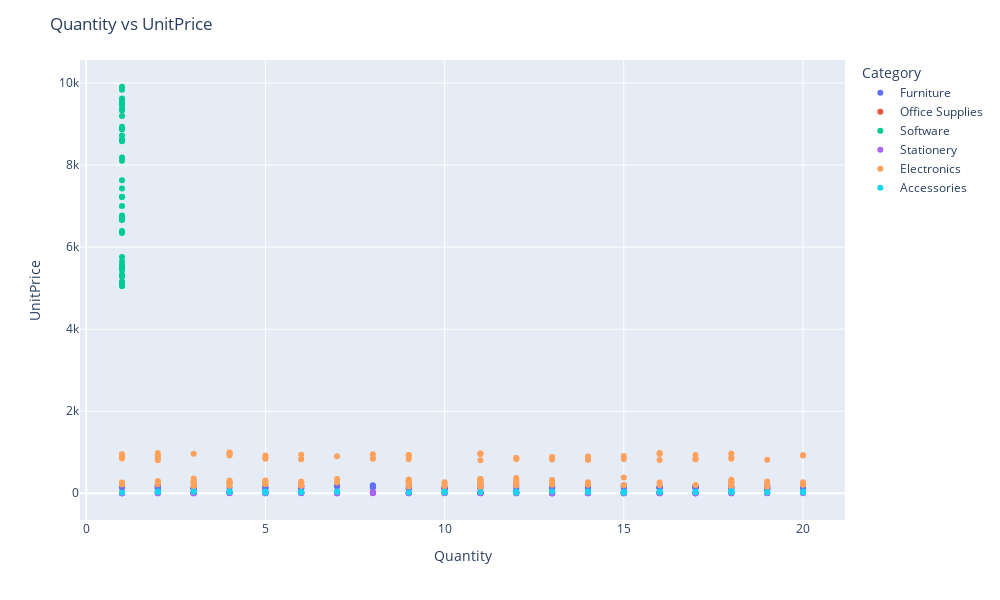

Notebook cell for this chart:
### Code cell
make_scatter(df,'Quantity','UnitPrice','Category')

### Figure 1 — Plotly figure (JSON) as saved in the notebook; plotly's stock layout.template omitted (floating-point values rounded to 4 significant figures; data arrays with more than 128 entries replaced by an {"elided": "..."} marker saying what was removed)
{"data": [{"hovertemplate": "Category=Furniture<br>Quantity=%{x}<br>UnitPrice=%{y}<extra></extra>", "legendgroup": "Furniture", "marker": {"color": "#636efa", "symbol": "circle"}, "mode": "markers", "name": "Furniture", "orientation": "v", "showlegend": true, "type": "scatter", "x": [10, 19, 20, 16, 16, 15, 6, 3, 2, 3, 16, 10, 20, 3, 20, 18, 15, 11, 19, 5, 15, 6, 15, 12, 1, 2, 6, 2, 14, 18, 19, 2, 6, 5, 9, 18, 16, 17, 18, 3, 6, 14, 4, 20, 6, 18, 17, 7, 19, 5, 2, 19, 8, 7, 19, 10, 8, 9, 19, 8, 17, 2, 17, 14, 12, 9, 8, 10, 12, 11, 17, 5, 14, 19, 10, 17, 16, 17, 13, 2, 14, 8, 11, 18, 1, 19, 17, 2, 2, 3, 13, 2, 19, 16, 13, 13, 13, 10, 7, 11, 19, 17], "xaxis": "x", "y": [113.2, 100.8, 111.9, 150.6, 139.7, 106.1, 187.3, 106.8, 124.1, 108.3, 163.8, 122.3, 183.4, 116.5, 149.4, 167.6, 163.4, 118.0, 124.0, 153.1, 165.6, 150.6, 195.5, 181.9, 153.2, 109.1, 116.0, 124.7, 175.6, 150.2, 174.7, 186.7, 118.7, 106.3, 117.7, 108.0, 132.2, 128.4, 121.3, 117.5, 168.8, 128.4, 132.5, 187.2, 163.0, 165.3, 153.8, 187.6, 198.9, 159.0, 189.3, 109.4, 181.4, 164.7, 120.7, 155.7, 164.1, 170.1, 165.3, 146.3, 152.7, 198.2, 155.6, 113.6, 177.7, 115.1, 195.0, 131.5, 100.9, 177.6, 134.1, 109.1, 199.3, 153.6, 108.6, 149.5, 127.2, 173.4, 163.6, 171.1, 167.1, 140.9, 173.5, 125.6, 138.9, 157.1, 160.2, 180.5, 199.6, 122.1, 149.8, 133.1, 166.7, 140.6, 198.0, 113.6, 154.6, 114.7, 185.1, 150.7, 104.1, 162.0], "yaxis": "y"}, {"hovertemplate": "Category=Office Supplies<br>Quantity=%{x}<br>UnitPrice=%{y}<extra></extra>", "legendgroup": "Office Supplies", "marker": {"color": "#EF553B", "symbol": "circle"}, "mode": "markers", "name": "Office Supplies", "orientation": "v", "showlegend": true, "type": "scatter", "x": [16, 15, 3, 16, 11, 11, 13, 3, 7, 8, 12, 7, 19, 19, 16, 8, 16, 13, 6, 11, 15, 18, 11, 15, 17, 10, 16, 7, 14, 17, 15, 12, 14, 19, 1, 1, 2, 5, 3, 11, 5, 5, 3, 1, 14, 17, 3, 9, 14, 19, 9, 3, 13, 6, 16, 10, 10, 2, 6, 4], "xaxis": "x", "y": [12.62, 8.4, 13.02, 13.07, 14.43, 6.42, 14.39, 6.34, 14.31, 10.97, 12.08, 11.95, 11.32, 9.39, 12.78, 12.92, 13.81, 8.92, 6.38, 9.93, 6.83, 5.85, 9.9, 8.99, 12.61, 6.92, 11.36, 8.9, 8.34, 12.26, 9.75, 8.0, 12.62, 6.33, 8.77, 14.02, 12.89, 11.33, 13.69, 5.46, 9.62, 9.52, 10.16, 10.31, 11.15, 8.77, 10.6, 7.9, 8.4, 12.71, 7.49, 5.49, 13.56, 8.6, 5.35, 9.52, 14.35, 14.14, 7.0, 13.64], "yaxis": "y"}, {"hovertemplate": "Category=Software<br>Quantity=%{x}<br>UnitPrice=%{y}<extra></extra>", "legendgroup": "Software", "marker": {"color": "#00cc96", "symbol": "circle"}, "mode": "markers", "name": "Software", "orientation": "v", "showlegend": true, "type": "scatter", "x": [1, 1, 1, 1, 1, 1, 1, 1, 1, 1, 1, 1, 1, 1, 1, 1, 1, 1, 1, 1, 1, 1, 1, 1, 1, 1, 1, 1, 1, 1, 1, 1, 1, 1, 1, 1, 1, 1, 1, 1, 1, 1, 1, 1, 1, 1], "xaxis": "x", "y": [5649.0, 8184.0, 5100.0, 5760.0, 5563.0, 9358.0, 7221.0, 5556.0, 9534.0, 8579.0, 7628.0, 6772.0, 8879.0, 5453.0, 6342.0, 8719.0, 9332.0, 9194.0, 5335.0, 9837.0, 9909.0, 8614.0, 8876.0, 5315.0, 9452.0, 6678.0, 9504.0, 5490.0, 5455.0, 7229.0, 8937.0, 7000.0, 9622.0, 6395.0, 6659.0, 5284.0, 9550.0, 7431.0, 5118.0, 8617.0, 8105.0, 6738.0, 5047.0, 6685.0, 5152.0, 5160.0], "yaxis": "y"}, {"hovertemplate": "Category=Stationery<br>Quantity=%{x}<br>UnitPrice=%{y}<extra></extra>", "legendgroup": "Stationery", "marker": {"color": "#ab63fa", "symbol": "circle"}, "mode": "markers", "name": "Stationery", "orientation": "v", "showlegend": true, "type": "scatter", "x": [13, 19, 8, 4, 13, 14, 17, 18, 13, 8, 8, 15, 17, 12, 10, 5, 5, 4, 11, 15, 16, 1, 3, 10, 5, 8, 2, 16, 6, 17, 11, 13, 2, 13, 9, 20, 9, 1, 17, 13, 2, 14, 11, 11, 15, 1, 14, 13, 16, 3, 14, 14, 11, 6, 18, 2, 1, 3, 17, 9, 16, 19, 8, 4, 7, 4, 14, 6, 16, 20, 2, 5, 3, 17, 12, 7, 14, 7, 3, 6, 15, 16, 16, 6, 6, 10, 12, 9, 4, 3], "xaxis": "x", "y": [2.92, 1.39, 2.73, 2.42, 11.89, 2.92, 1.41, 1.15, 2.62, 12.63, 13.86, 2.36, 11.86, 2.2, 1.38, 1.97, 2.55, 10.43, 11.27, 2.49, 19.45, 2.72, 18.63, 14.97, 14.07, 11.53, 13.97, 1.71, 19.54, 1.86, 2.1, 2.53, 1.89, 1.06, 2.84, 10.21, 2.2, 2.25, 1.34, 2.23, 1.76, 15.95, 16.66, 15.66, 2.16, 1.57, 14.19, 1.75, 13.84, 14.61, 2.01, 12.57, 1.23, 19.83, 1.77, 19.46, 1.56, 1.06, 1.97, 19.27, 11.46, 18.35, 15.49, 12.07, 1.41, 19.92, 1.61, 1.56, 2.67, 1.29, 18.49, 18.61, 18.22, 2.55, 16.35, 2.96, 11.02, 1.42, 2.98, 17.63, 18.14, 1.81, 13.12, 16.09, 12.06, 18.07, 1.24, 13.57, 15.67, 1.51], "yaxis": "y"}, {"hovertemplate": "Category=Electronics<br>Quantity=%{x}<br>UnitPrice=%{y}<extra></extra>", "legendgroup": "Electronics", "marker": {"color": "#FFA15A", "symbol": "circle"}, "mode": "markers", "name": "Electronics", "orientation": "v", "showlegend": true, "type": "scatter", "x": {"elided": "146 int values"}, "xaxis": "x", "y": {"elided": "146 float values"}, "yaxis": "y"}, {"hovertemplate": "Category=Accessories<br>Quantity=%{x}<br>UnitPrice=%{y}<extra></extra>", "legendgroup": "Accessories", "marker": {"color": "#19d3f3", "symbol": "circle"}, "mode": "markers", "name": "Accessories", "orientation": "v", "showlegend": true, "type": "scatter", "x": [2, 16, 5, 5, 5, 12, 10, 17, 16, 20, 12, 10, 14, 18, 10, 15, 11, 7, 7, 10, 6, 20, 1, 3, 15, 17, 6, 18, 15, 15, 18, 4, 15, 19, 2, 4, 3, 20, 15, 14, 18, 9, 16, 18, 12, 18, 2, 6, 4, 13, 17, 15, 19, 5, 16, 12], "xaxis": "x", "y": [32.0, 42.02, 30.33, 21.65, 46.27, 21.39, 20.4, 24.34, 23.11, 27.36, 38.94, 26.48, 44.92, 41.98, 32.96, 21.46, 25.81, 35.33, 42.79, 40.54, 33.32, 33.38, 20.72, 43.57, 40.6, 34.51, 26.64, 41.77, 32.31, 22.7, 42.31, 34.13, 21.14, 25.41, 41.62, 45.1, 39.04, 45.45, 33.19, 25.83, 43.54, 22.03, 30.6, 26.48, 20.3, 34.97, 39.0, 29.86, 30.47, 42.31, 34.66, 21.66, 27.44, 20.67, 28.97, 23.55], "yaxis": "y"}], "layout": {"height": 600, "legend": {"title": {"text": "Category"}, "tracegroupgap": 0}, "margin": {"t": 60}, "title": {"text": "Quantity vs UnitPrice"}, "width": 1000, "xaxis": {"anchor": "y", "domain": [0, 1], "title": {"text": "Quantity"}}, "yaxis": {"anchor": "x", "domain": [0, 1], "title": {"text": "UnitPrice"}}}}
